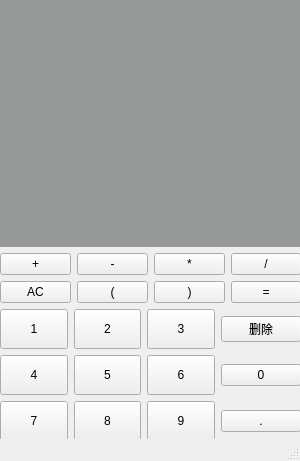
<?xml version="1.0" encoding="UTF-8"?>
<ui version="4.0">
 <class>MainWindow</class>
 <widget class="QMainWindow" name="MainWindow">
  <property name="geometry">
   <rect>
    <x>0</x>
    <y>0</y>
    <width>300</width>
    <height>461</height>
   </rect>
  </property>
  <property name="minimumSize">
   <size>
    <width>300</width>
    <height>460</height>
   </size>
  </property>
  <property name="maximumSize">
   <size>
    <width>300</width>
    <height>461</height>
   </size>
  </property>
  <property name="windowTitle">
   <string>MainWindow</string>
  </property>
  <widget class="QWidget" name="centralwidget">
   <widget class="QWidget" name="layoutWidget">
    <property name="geometry">
     <rect>
      <x>0</x>
      <y>0</y>
      <width>301</width>
      <height>441</height>
     </rect>
    </property>
    <layout class="QVBoxLayout" name="verticalLayout">
     <item>
      <widget class="QLabel" name="label">
       <property name="styleSheet">
        <string notr="true">background-color: rgb(152, 154, 154);font-size:20px;color:black;</string>
       </property>
       <property name="text">
        <string>&lt;html&gt;&lt;head/&gt;&lt;body&gt;&lt;p&gt;&lt;br/&gt;&lt;/p&gt;&lt;/body&gt;&lt;/html&gt;</string>
       </property>
      </widget>
     </item>
     <item>
      <layout class="QHBoxLayout" name="horizontalLayout">
       <item>
        <widget class="QPushButton" name="pushButton_14">
         <property name="text">
          <string>+</string>
         </property>
        </widget>
       </item>
       <item>
        <widget class="QPushButton" name="pushButton_15">
         <property name="text">
          <string>-</string>
         </property>
        </widget>
       </item>
       <item>
        <widget class="QPushButton" name="pushButton_12">
         <property name="text">
          <string>*</string>
         </property>
        </widget>
       </item>
       <item>
        <widget class="QPushButton" name="pushButton_13">
         <property name="text">
          <string>/</string>
         </property>
        </widget>
       </item>
      </layout>
     </item>
     <item>
      <layout class="QHBoxLayout" name="horizontalLayout_2">
       <item>
        <widget class="QPushButton" name="pushButton_18">
         <property name="text">
          <string>AC</string>
         </property>
        </widget>
       </item>
       <item>
        <widget class="QPushButton" name="pushButton_17">
         <property name="text">
          <string>(</string>
         </property>
        </widget>
       </item>
       <item>
        <widget class="QPushButton" name="pushButton_16">
         <property name="text">
          <string>)</string>
         </property>
        </widget>
       </item>
       <item>
        <widget class="QPushButton" name="pushButton_11">
         <property name="text">
          <string>=</string>
         </property>
        </widget>
       </item>
      </layout>
     </item>
     <item>
      <layout class="QHBoxLayout" name="horizontalLayout_3">
       <item>
        <widget class="QPushButton" name="pushButton">
         <property name="minimumSize">
          <size>
           <width>40</width>
           <height>40</height>
          </size>
         </property>
         <property name="text">
          <string>1</string>
         </property>
        </widget>
       </item>
       <item>
        <widget class="QPushButton" name="pushButton_2">
         <property name="minimumSize">
          <size>
           <width>40</width>
           <height>40</height>
          </size>
         </property>
         <property name="text">
          <string>2</string>
         </property>
        </widget>
       </item>
       <item>
        <widget class="QPushButton" name="pushButton_3">
         <property name="minimumSize">
          <size>
           <width>40</width>
           <height>40</height>
          </size>
         </property>
         <property name="text">
          <string>3</string>
         </property>
        </widget>
       </item>
       <item>
        <widget class="QPushButton" name="pushButton_19">
         <property name="text">
          <string>删除</string>
         </property>
        </widget>
       </item>
      </layout>
     </item>
     <item>
      <layout class="QHBoxLayout" name="horizontalLayout_4">
       <item>
        <widget class="QPushButton" name="pushButton_4">
         <property name="minimumSize">
          <size>
           <width>40</width>
           <height>40</height>
          </size>
         </property>
         <property name="text">
          <string>4</string>
         </property>
        </widget>
       </item>
       <item>
        <widget class="QPushButton" name="pushButton_5">
         <property name="minimumSize">
          <size>
           <width>40</width>
           <height>40</height>
          </size>
         </property>
         <property name="text">
          <string>5</string>
         </property>
        </widget>
       </item>
       <item>
        <widget class="QPushButton" name="pushButton_6">
         <property name="minimumSize">
          <size>
           <width>40</width>
           <height>40</height>
          </size>
         </property>
         <property name="text">
          <string>6</string>
         </property>
        </widget>
       </item>
       <item>
        <widget class="QPushButton" name="pushButton_23">
         <property name="text">
          <string>0</string>
         </property>
        </widget>
       </item>
      </layout>
     </item>
     <item>
      <layout class="QHBoxLayout" name="horizontalLayout_5">
       <item>
        <widget class="QPushButton" name="pushButton_7">
         <property name="minimumSize">
          <size>
           <width>40</width>
           <height>40</height>
          </size>
         </property>
         <property name="text">
          <string>7</string>
         </property>
        </widget>
       </item>
       <item>
        <widget class="QPushButton" name="pushButton_8">
         <property name="minimumSize">
          <size>
           <width>40</width>
           <height>40</height>
          </size>
         </property>
         <property name="text">
          <string>8</string>
         </property>
        </widget>
       </item>
       <item>
        <widget class="QPushButton" name="pushButton_9">
         <property name="minimumSize">
          <size>
           <width>40</width>
           <height>40</height>
          </size>
         </property>
         <property name="text">
          <string>9</string>
         </property>
        </widget>
       </item>
       <item>
        <widget class="QPushButton" name="pushButton_10">
         <property name="text">
          <string>.</string>
         </property>
        </widget>
       </item>
      </layout>
     </item>
    </layout>
   </widget>
  </widget>
  <widget class="QStatusBar" name="statusbar"/>
  <action name="action">
   <property name="text">
    <string>简易函数绘制</string>
   </property>
  </action>
  <action name="action_3">
   <property name="text">
    <string>关于</string>
   </property>
  </action>
 </widget>
 <resources/>
 <connections/>
</ui>
